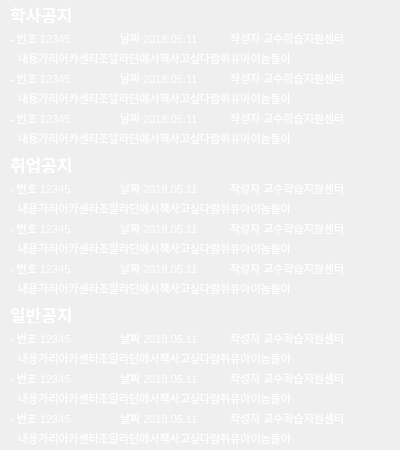
<?xml version="1.0" encoding="UTF-8"?>
<ui version="4.0">
 <class>Notice</class>
 <widget class="QWidget" name="Notice">
  <property name="geometry">
   <rect>
    <x>0</x>
    <y>0</y>
    <width>400</width>
    <height>450</height>
   </rect>
  </property>
  <property name="windowTitle">
   <string>NoticeWidget</string>
  </property>
  <property name="styleSheet">
   <string notr="true">QLabel{color: rgb(255, 255, 255);}</string>
  </property>
  <widget class="QLabel" name="label_haksa">
   <property name="geometry">
    <rect>
     <x>10</x>
     <y>5</y>
     <width>90</width>
     <height>18</height>
    </rect>
   </property>
   <property name="font">
    <font>
     <pointsize>13</pointsize>
     <weight>75</weight>
     <bold>true</bold>
    </font>
   </property>
   <property name="styleSheet">
    <string notr="true"/>
   </property>
   <property name="text">
    <string>학사공지</string>
   </property>
  </widget>
  <widget class="QLabel" name="label_haksa_num1">
   <property name="geometry">
    <rect>
     <x>10</x>
     <y>30</y>
     <width>91</width>
     <height>16</height>
    </rect>
   </property>
   <property name="font">
    <font>
     <pointsize>8</pointsize>
    </font>
   </property>
   <property name="text">
    <string>- 번호 12345</string>
   </property>
  </widget>
  <widget class="QLabel" name="label_haksa_date1">
   <property name="geometry">
    <rect>
     <x>120</x>
     <y>30</y>
     <width>95</width>
     <height>16</height>
    </rect>
   </property>
   <property name="font">
    <font>
     <pointsize>8</pointsize>
    </font>
   </property>
   <property name="text">
    <string>날짜 2018.05.11</string>
   </property>
  </widget>
  <widget class="QLabel" name="label_haksa_sub1">
   <property name="geometry">
    <rect>
     <x>18</x>
     <y>50</y>
     <width>371</width>
     <height>16</height>
    </rect>
   </property>
   <property name="font">
    <font>
     <pointsize>8</pointsize>
    </font>
   </property>
   <property name="text">
    <string>내용가리어카센타조알라딘에서책사고싶다람쥐유아이놈들아</string>
   </property>
  </widget>
  <widget class="QLabel" name="label_haksa_sub2">
   <property name="geometry">
    <rect>
     <x>18</x>
     <y>90</y>
     <width>371</width>
     <height>16</height>
    </rect>
   </property>
   <property name="font">
    <font>
     <pointsize>8</pointsize>
    </font>
   </property>
   <property name="text">
    <string>내용가리어카센타조알라딘에서책사고싶다람쥐유아이놈들아</string>
   </property>
  </widget>
  <widget class="QLabel" name="label_haksa_date2">
   <property name="geometry">
    <rect>
     <x>120</x>
     <y>70</y>
     <width>95</width>
     <height>16</height>
    </rect>
   </property>
   <property name="font">
    <font>
     <pointsize>8</pointsize>
    </font>
   </property>
   <property name="text">
    <string>날짜 2018.05.11</string>
   </property>
  </widget>
  <widget class="QLabel" name="label_haksa_num2">
   <property name="geometry">
    <rect>
     <x>10</x>
     <y>70</y>
     <width>91</width>
     <height>16</height>
    </rect>
   </property>
   <property name="font">
    <font>
     <pointsize>8</pointsize>
    </font>
   </property>
   <property name="text">
    <string>- 번호 12345</string>
   </property>
  </widget>
  <widget class="QLabel" name="label_haksa_num3">
   <property name="geometry">
    <rect>
     <x>10</x>
     <y>110</y>
     <width>91</width>
     <height>16</height>
    </rect>
   </property>
   <property name="font">
    <font>
     <pointsize>8</pointsize>
    </font>
   </property>
   <property name="text">
    <string>- 번호 12345</string>
   </property>
  </widget>
  <widget class="QLabel" name="label_haksa_sub3">
   <property name="geometry">
    <rect>
     <x>18</x>
     <y>130</y>
     <width>371</width>
     <height>16</height>
    </rect>
   </property>
   <property name="font">
    <font>
     <pointsize>8</pointsize>
    </font>
   </property>
   <property name="text">
    <string>내용가리어카센타조알라딘에서책사고싶다람쥐유아이놈들아</string>
   </property>
  </widget>
  <widget class="QLabel" name="label_haksa_date3">
   <property name="geometry">
    <rect>
     <x>120</x>
     <y>110</y>
     <width>95</width>
     <height>16</height>
    </rect>
   </property>
   <property name="font">
    <font>
     <pointsize>8</pointsize>
    </font>
   </property>
   <property name="text">
    <string>날짜 2018.05.11</string>
   </property>
  </widget>
  <widget class="QLabel" name="label_job_sub1">
   <property name="geometry">
    <rect>
     <x>18</x>
     <y>200</y>
     <width>371</width>
     <height>16</height>
    </rect>
   </property>
   <property name="font">
    <font>
     <pointsize>8</pointsize>
    </font>
   </property>
   <property name="text">
    <string>내용가리어카센타조알라딘에서책사고싶다람쥐유아이놈들아</string>
   </property>
  </widget>
  <widget class="QLabel" name="label_job_sub3">
   <property name="geometry">
    <rect>
     <x>18</x>
     <y>280</y>
     <width>371</width>
     <height>16</height>
    </rect>
   </property>
   <property name="font">
    <font>
     <pointsize>8</pointsize>
    </font>
   </property>
   <property name="text">
    <string>내용가리어카센타조알라딘에서책사고싶다람쥐유아이놈들아</string>
   </property>
  </widget>
  <widget class="QLabel" name="label_job_num2">
   <property name="geometry">
    <rect>
     <x>10</x>
     <y>220</y>
     <width>91</width>
     <height>16</height>
    </rect>
   </property>
   <property name="font">
    <font>
     <pointsize>8</pointsize>
    </font>
   </property>
   <property name="text">
    <string>- 번호 12345</string>
   </property>
  </widget>
  <widget class="QLabel" name="label_job_date3">
   <property name="geometry">
    <rect>
     <x>120</x>
     <y>260</y>
     <width>95</width>
     <height>16</height>
    </rect>
   </property>
   <property name="font">
    <font>
     <pointsize>8</pointsize>
    </font>
   </property>
   <property name="text">
    <string>날짜 2018.05.11</string>
   </property>
  </widget>
  <widget class="QLabel" name="label_job_sub2">
   <property name="geometry">
    <rect>
     <x>18</x>
     <y>240</y>
     <width>371</width>
     <height>16</height>
    </rect>
   </property>
   <property name="font">
    <font>
     <pointsize>8</pointsize>
    </font>
   </property>
   <property name="text">
    <string>내용가리어카센타조알라딘에서책사고싶다람쥐유아이놈들아</string>
   </property>
  </widget>
  <widget class="QLabel" name="label_job_num3">
   <property name="geometry">
    <rect>
     <x>10</x>
     <y>260</y>
     <width>91</width>
     <height>16</height>
    </rect>
   </property>
   <property name="font">
    <font>
     <pointsize>8</pointsize>
    </font>
   </property>
   <property name="text">
    <string>- 번호 12345</string>
   </property>
  </widget>
  <widget class="QLabel" name="label_job_date1">
   <property name="geometry">
    <rect>
     <x>120</x>
     <y>180</y>
     <width>95</width>
     <height>16</height>
    </rect>
   </property>
   <property name="font">
    <font>
     <pointsize>8</pointsize>
    </font>
   </property>
   <property name="text">
    <string>날짜 2018.05.11</string>
   </property>
  </widget>
  <widget class="QLabel" name="label_job">
   <property name="geometry">
    <rect>
     <x>10</x>
     <y>155</y>
     <width>90</width>
     <height>18</height>
    </rect>
   </property>
   <property name="font">
    <font>
     <pointsize>13</pointsize>
     <weight>75</weight>
     <bold>true</bold>
    </font>
   </property>
   <property name="styleSheet">
    <string notr="true"/>
   </property>
   <property name="text">
    <string>취업공지</string>
   </property>
  </widget>
  <widget class="QLabel" name="label_job_num1">
   <property name="geometry">
    <rect>
     <x>10</x>
     <y>180</y>
     <width>91</width>
     <height>16</height>
    </rect>
   </property>
   <property name="font">
    <font>
     <pointsize>8</pointsize>
    </font>
   </property>
   <property name="text">
    <string>- 번호 12345</string>
   </property>
  </widget>
  <widget class="QLabel" name="label_job_date2">
   <property name="geometry">
    <rect>
     <x>120</x>
     <y>220</y>
     <width>95</width>
     <height>16</height>
    </rect>
   </property>
   <property name="font">
    <font>
     <pointsize>8</pointsize>
    </font>
   </property>
   <property name="text">
    <string>날짜 2018.05.11</string>
   </property>
  </widget>
  <widget class="QLabel" name="label_general_sub1">
   <property name="geometry">
    <rect>
     <x>18</x>
     <y>350</y>
     <width>371</width>
     <height>16</height>
    </rect>
   </property>
   <property name="font">
    <font>
     <pointsize>8</pointsize>
    </font>
   </property>
   <property name="text">
    <string>내용가리어카센타조알라딘에서책사고싶다람쥐유아이놈들아</string>
   </property>
  </widget>
  <widget class="QLabel" name="label_general_sub3">
   <property name="geometry">
    <rect>
     <x>18</x>
     <y>430</y>
     <width>371</width>
     <height>16</height>
    </rect>
   </property>
   <property name="font">
    <font>
     <pointsize>8</pointsize>
    </font>
   </property>
   <property name="text">
    <string>내용가리어카센타조알라딘에서책사고싶다람쥐유아이놈들아</string>
   </property>
  </widget>
  <widget class="QLabel" name="label_general_num2">
   <property name="geometry">
    <rect>
     <x>10</x>
     <y>370</y>
     <width>91</width>
     <height>16</height>
    </rect>
   </property>
   <property name="font">
    <font>
     <pointsize>8</pointsize>
    </font>
   </property>
   <property name="text">
    <string>- 번호 12345</string>
   </property>
  </widget>
  <widget class="QLabel" name="label_general_date3">
   <property name="geometry">
    <rect>
     <x>120</x>
     <y>410</y>
     <width>95</width>
     <height>16</height>
    </rect>
   </property>
   <property name="font">
    <font>
     <pointsize>8</pointsize>
    </font>
   </property>
   <property name="text">
    <string>날짜 2018.05.11</string>
   </property>
  </widget>
  <widget class="QLabel" name="label_general_sub2">
   <property name="geometry">
    <rect>
     <x>18</x>
     <y>390</y>
     <width>371</width>
     <height>16</height>
    </rect>
   </property>
   <property name="font">
    <font>
     <pointsize>8</pointsize>
    </font>
   </property>
   <property name="text">
    <string>내용가리어카센타조알라딘에서책사고싶다람쥐유아이놈들아</string>
   </property>
  </widget>
  <widget class="QLabel" name="label_general_num3">
   <property name="geometry">
    <rect>
     <x>10</x>
     <y>410</y>
     <width>91</width>
     <height>16</height>
    </rect>
   </property>
   <property name="font">
    <font>
     <pointsize>8</pointsize>
    </font>
   </property>
   <property name="text">
    <string>- 번호 12345</string>
   </property>
  </widget>
  <widget class="QLabel" name="label_general_date1">
   <property name="geometry">
    <rect>
     <x>120</x>
     <y>330</y>
     <width>95</width>
     <height>16</height>
    </rect>
   </property>
   <property name="font">
    <font>
     <pointsize>8</pointsize>
    </font>
   </property>
   <property name="text">
    <string>날짜 2018.05.11</string>
   </property>
  </widget>
  <widget class="QLabel" name="label_general">
   <property name="geometry">
    <rect>
     <x>10</x>
     <y>305</y>
     <width>90</width>
     <height>18</height>
    </rect>
   </property>
   <property name="font">
    <font>
     <pointsize>13</pointsize>
     <weight>75</weight>
     <bold>true</bold>
    </font>
   </property>
   <property name="styleSheet">
    <string notr="true"/>
   </property>
   <property name="text">
    <string>일반공지</string>
   </property>
  </widget>
  <widget class="QLabel" name="label_general_num1">
   <property name="geometry">
    <rect>
     <x>10</x>
     <y>330</y>
     <width>91</width>
     <height>16</height>
    </rect>
   </property>
   <property name="font">
    <font>
     <pointsize>8</pointsize>
    </font>
   </property>
   <property name="text">
    <string>- 번호 12345</string>
   </property>
  </widget>
  <widget class="QLabel" name="label_general_date2">
   <property name="geometry">
    <rect>
     <x>120</x>
     <y>370</y>
     <width>95</width>
     <height>16</height>
    </rect>
   </property>
   <property name="font">
    <font>
     <pointsize>8</pointsize>
    </font>
   </property>
   <property name="text">
    <string>날짜 2018.05.11</string>
   </property>
  </widget>
  <widget class="QLabel" name="label_haksa_writer1">
   <property name="geometry">
    <rect>
     <x>230</x>
     <y>30</y>
     <width>151</width>
     <height>16</height>
    </rect>
   </property>
   <property name="font">
    <font>
     <pointsize>8</pointsize>
    </font>
   </property>
   <property name="text">
    <string>작성자 교수학습지원센터</string>
   </property>
  </widget>
  <widget class="QLabel" name="label_haksa_writer2">
   <property name="geometry">
    <rect>
     <x>230</x>
     <y>70</y>
     <width>151</width>
     <height>16</height>
    </rect>
   </property>
   <property name="font">
    <font>
     <pointsize>8</pointsize>
    </font>
   </property>
   <property name="text">
    <string>작성자 교수학습지원센터</string>
   </property>
  </widget>
  <widget class="QLabel" name="label_haksa_writer3">
   <property name="geometry">
    <rect>
     <x>230</x>
     <y>110</y>
     <width>151</width>
     <height>16</height>
    </rect>
   </property>
   <property name="font">
    <font>
     <pointsize>8</pointsize>
    </font>
   </property>
   <property name="text">
    <string>작성자 교수학습지원센터</string>
   </property>
  </widget>
  <widget class="QLabel" name="label_job_writer1">
   <property name="geometry">
    <rect>
     <x>230</x>
     <y>180</y>
     <width>151</width>
     <height>16</height>
    </rect>
   </property>
   <property name="font">
    <font>
     <pointsize>8</pointsize>
    </font>
   </property>
   <property name="text">
    <string>작성자 교수학습지원센터</string>
   </property>
  </widget>
  <widget class="QLabel" name="label_job_writer3">
   <property name="geometry">
    <rect>
     <x>230</x>
     <y>260</y>
     <width>151</width>
     <height>16</height>
    </rect>
   </property>
   <property name="font">
    <font>
     <pointsize>8</pointsize>
    </font>
   </property>
   <property name="text">
    <string>작성자 교수학습지원센터</string>
   </property>
  </widget>
  <widget class="QLabel" name="label_job_writer2">
   <property name="geometry">
    <rect>
     <x>230</x>
     <y>220</y>
     <width>151</width>
     <height>16</height>
    </rect>
   </property>
   <property name="font">
    <font>
     <pointsize>8</pointsize>
    </font>
   </property>
   <property name="text">
    <string>작성자 교수학습지원센터</string>
   </property>
  </widget>
  <widget class="QLabel" name="label_general_writer1">
   <property name="geometry">
    <rect>
     <x>230</x>
     <y>330</y>
     <width>151</width>
     <height>16</height>
    </rect>
   </property>
   <property name="font">
    <font>
     <pointsize>8</pointsize>
    </font>
   </property>
   <property name="text">
    <string>작성자 교수학습지원센터</string>
   </property>
  </widget>
  <widget class="QLabel" name="label_general_writer3">
   <property name="geometry">
    <rect>
     <x>230</x>
     <y>410</y>
     <width>151</width>
     <height>16</height>
    </rect>
   </property>
   <property name="font">
    <font>
     <pointsize>8</pointsize>
    </font>
   </property>
   <property name="text">
    <string>작성자 교수학습지원센터</string>
   </property>
  </widget>
  <widget class="QLabel" name="label_general_writer2">
   <property name="geometry">
    <rect>
     <x>230</x>
     <y>370</y>
     <width>151</width>
     <height>16</height>
    </rect>
   </property>
   <property name="font">
    <font>
     <pointsize>8</pointsize>
    </font>
   </property>
   <property name="text">
    <string>작성자 교수학습지원센터</string>
   </property>
  </widget>
 </widget>
 <resources/>
 <connections/>
</ui>
